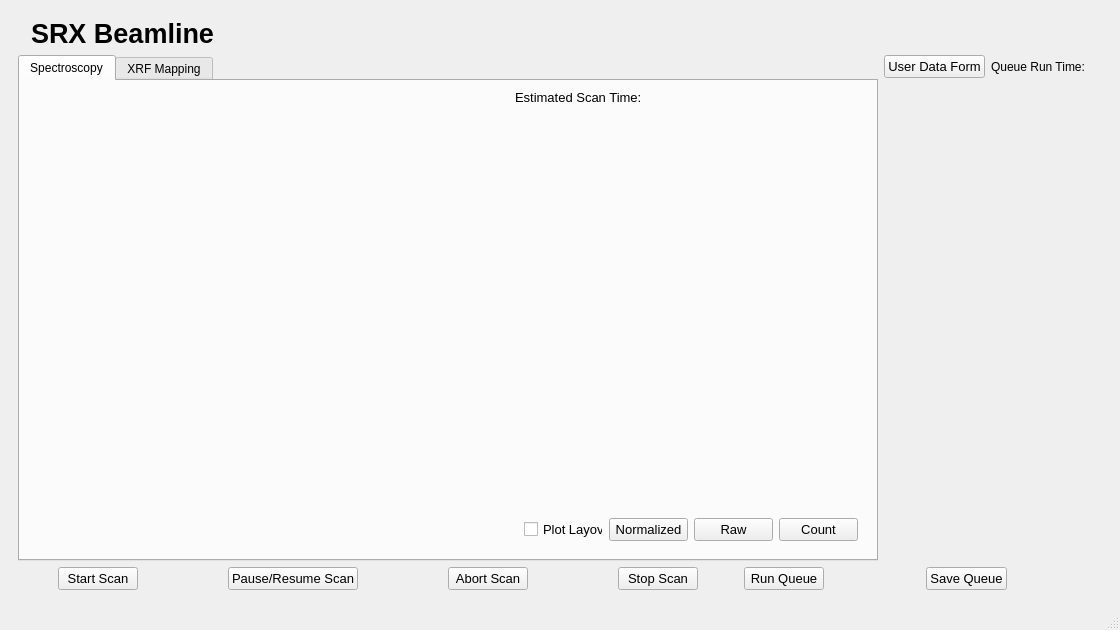
<?xml version="1.0" encoding="UTF-8"?>
<ui version="4.0">
 <class>MainWindow</class>
 <widget class="QMainWindow" name="MainWindow">
  <property name="geometry">
   <rect>
    <x>0</x>
    <y>0</y>
    <width>1120</width>
    <height>630</height>
   </rect>
  </property>
  <property name="sizePolicy">
   <sizepolicy hsizetype="MinimumExpanding" vsizetype="MinimumExpanding">
    <horstretch>0</horstretch>
    <verstretch>0</verstretch>
   </sizepolicy>
  </property>
  <property name="minimumSize">
   <size>
    <width>1120</width>
    <height>630</height>
   </size>
  </property>
  <property name="windowTitle">
   <string>MainWindow</string>
  </property>
  <widget class="QWidget" name="centralwidget">
   <layout class="QVBoxLayout" name="verticalLayout">
    <item>
     <widget class="QStackedWidget" name="stackedWidget">
      <property name="currentIndex">
       <number>1</number>
      </property>
      <widget class="QWidget" name="page">
       <layout class="QVBoxLayout" name="verticalLayout_2">
        <item>
         <layout class="QHBoxLayout" name="horizontalLayout_5">
          <property name="sizeConstraint">
           <enum>QLayout::SetDefaultConstraint</enum>
          </property>
          <item>
           <widget class="QLabel" name="label_9">
            <property name="text">
             <string/>
            </property>
            <property name="pixmap">
             <pixmap>5-ID2.png</pixmap>
            </property>
           </widget>
          </item>
          <item>
           <widget class="QLabel" name="label">
            <property name="font">
             <font>
              <pointsize>20</pointsize>
              <weight>75</weight>
              <bold>true</bold>
             </font>
            </property>
            <property name="text">
             <string>SRX Beamline </string>
            </property>
           </widget>
          </item>
          <item>
           <spacer name="horizontalSpacer_9">
            <property name="orientation">
             <enum>Qt::Horizontal</enum>
            </property>
            <property name="sizeHint" stdset="0">
             <size>
              <width>40</width>
              <height>20</height>
             </size>
            </property>
           </spacer>
          </item>
          <item>
           <widget class="QLabel" name="label_10">
            <property name="text">
             <string/>
            </property>
            <property name="pixmap">
             <pixmap>nsls-ii.png</pixmap>
            </property>
           </widget>
          </item>
         </layout>
        </item>
        <item>
         <widget class="Metadata" name="widget" native="true">
          <property name="sizePolicy">
           <sizepolicy hsizetype="MinimumExpanding" vsizetype="MinimumExpanding">
            <horstretch>0</horstretch>
            <verstretch>0</verstretch>
           </sizepolicy>
          </property>
          <property name="minimumSize">
           <size>
            <width>1120</width>
            <height>450</height>
           </size>
          </property>
         </widget>
        </item>
        <item>
         <layout class="QHBoxLayout" name="horizontalLayout_3">
          <item>
           <spacer name="horizontalSpacer_3">
            <property name="orientation">
             <enum>Qt::Horizontal</enum>
            </property>
            <property name="sizeHint" stdset="0">
             <size>
              <width>40</width>
              <height>20</height>
             </size>
            </property>
           </spacer>
          </item>
          <item>
           <widget class="QPushButton" name="submit">
            <property name="text">
             <string>Submit</string>
            </property>
           </widget>
          </item>
          <item>
           <spacer name="horizontalSpacer_4">
            <property name="orientation">
             <enum>Qt::Horizontal</enum>
            </property>
            <property name="sizeHint" stdset="0">
             <size>
              <width>40</width>
              <height>20</height>
             </size>
            </property>
           </spacer>
          </item>
         </layout>
        </item>
       </layout>
      </widget>
      <widget class="QWidget" name="page_2">
       <layout class="QVBoxLayout" name="verticalLayout_4">
        <item>
         <layout class="QHBoxLayout" name="horizontalLayout_6">
          <property name="sizeConstraint">
           <enum>QLayout::SetDefaultConstraint</enum>
          </property>
          <item>
           <widget class="QLabel" name="label_11">
            <property name="text">
             <string/>
            </property>
            <property name="pixmap">
             <pixmap>5-ID2.png</pixmap>
            </property>
           </widget>
          </item>
          <item>
           <widget class="QLabel" name="label_2">
            <property name="font">
             <font>
              <pointsize>20</pointsize>
              <weight>75</weight>
              <bold>true</bold>
             </font>
            </property>
            <property name="text">
             <string>SRX Beamline </string>
            </property>
           </widget>
          </item>
          <item>
           <spacer name="horizontalSpacer_10">
            <property name="orientation">
             <enum>Qt::Horizontal</enum>
            </property>
            <property name="sizeHint" stdset="0">
             <size>
              <width>40</width>
              <height>20</height>
             </size>
            </property>
           </spacer>
          </item>
          <item>
           <widget class="QLabel" name="label_12">
            <property name="text">
             <string/>
            </property>
            <property name="pixmap">
             <pixmap>nsls-ii.png</pixmap>
            </property>
           </widget>
          </item>
         </layout>
        </item>
        <item>
         <layout class="QHBoxLayout" name="horizontalLayout">
          <item>
           <widget class="QTabWidget" name="tabWidget">
            <property name="sizePolicy">
             <sizepolicy hsizetype="MinimumExpanding" vsizetype="MinimumExpanding">
              <horstretch>0</horstretch>
              <verstretch>0</verstretch>
             </sizepolicy>
            </property>
            <property name="minimumSize">
             <size>
              <width>850</width>
              <height>415</height>
             </size>
            </property>
            <property name="currentIndex">
             <number>0</number>
            </property>
            <widget class="QWidget" name="tab">
             <attribute name="title">
              <string>Spectroscopy</string>
             </attribute>
             <layout class="QHBoxLayout" name="horizontalLayout_10">
              <item>
               <widget class="Spectroscopy" name="widget_3" native="true">
                <property name="sizePolicy">
                 <sizepolicy hsizetype="MinimumExpanding" vsizetype="MinimumExpanding">
                  <horstretch>0</horstretch>
                  <verstretch>0</verstretch>
                 </sizepolicy>
                </property>
                <property name="minimumSize">
                 <size>
                  <width>480</width>
                  <height>370</height>
                 </size>
                </property>
               </widget>
              </item>
              <item>
               <layout class="QVBoxLayout" name="verticalLayout_6">
                <item>
                 <layout class="QHBoxLayout" name="horizontalLayout_8">
                  <item>
                   <widget class="QLabel" name="label_5">
                    <property name="font">
                     <font>
                      <pointsize>10</pointsize>
                     </font>
                    </property>
                    <property name="text">
                     <string>Estimated Scan Time:</string>
                    </property>
                   </widget>
                  </item>
                  <item>
                   <widget class="QLabel" name="scan_time">
                    <property name="text">
                     <string/>
                    </property>
                   </widget>
                  </item>
                 </layout>
                </item>
                <item>
                 <widget class="QStackedWidget" name="stackedWidget_5">
                  <property name="sizePolicy">
                   <sizepolicy hsizetype="MinimumExpanding" vsizetype="MinimumExpanding">
                    <horstretch>0</horstretch>
                    <verstretch>0</verstretch>
                   </sizepolicy>
                  </property>
                  <property name="minimumSize">
                   <size>
                    <width>350</width>
                    <height>350</height>
                   </size>
                  </property>
                  <property name="currentIndex">
                   <number>0</number>
                  </property>
                  <widget class="QWidget" name="page_11">
                   <layout class="QVBoxLayout" name="verticalLayout_9">
                    <item>
                     <widget class="Canvas" name="results" native="true">
                      <property name="sizePolicy">
                       <sizepolicy hsizetype="MinimumExpanding" vsizetype="MinimumExpanding">
                        <horstretch>0</horstretch>
                        <verstretch>0</verstretch>
                       </sizepolicy>
                      </property>
                     </widget>
                    </item>
                    <item>
                     <layout class="QHBoxLayout" name="horizontalLayout_15">
                      <item>
                       <widget class="QCheckBox" name="plot_layover">
                        <property name="font">
                         <font>
                          <pointsize>10</pointsize>
                         </font>
                        </property>
                        <property name="text">
                         <string>Plot Layover</string>
                        </property>
                       </widget>
                      </item>
                      <item>
                       <widget class="QPushButton" name="normalized1">
                        <property name="font">
                         <font>
                          <pointsize>10</pointsize>
                         </font>
                        </property>
                        <property name="text">
                         <string>Normalized</string>
                        </property>
                       </widget>
                      </item>
                      <item>
                       <widget class="QPushButton" name="raw1">
                        <property name="font">
                         <font>
                          <pointsize>10</pointsize>
                         </font>
                        </property>
                        <property name="text">
                         <string>Raw</string>
                        </property>
                       </widget>
                      </item>
                      <item>
                       <widget class="QPushButton" name="count1">
                        <property name="font">
                         <font>
                          <pointsize>10</pointsize>
                         </font>
                        </property>
                        <property name="text">
                         <string>Count</string>
                        </property>
                       </widget>
                      </item>
                     </layout>
                    </item>
                   </layout>
                  </widget>
                  <widget class="QWidget" name="page_12">
                   <layout class="QVBoxLayout" name="verticalLayout_7">
                    <item>
                     <widget class="Canvas" name="results_2" native="true">
                      <property name="sizePolicy">
                       <sizepolicy hsizetype="MinimumExpanding" vsizetype="MinimumExpanding">
                        <horstretch>0</horstretch>
                        <verstretch>0</verstretch>
                       </sizepolicy>
                      </property>
                     </widget>
                    </item>
                    <item>
                     <layout class="QHBoxLayout" name="horizontalLayout_16">
                      <item>
                       <widget class="QCheckBox" name="plot_layover_2">
                        <property name="font">
                         <font>
                          <pointsize>10</pointsize>
                         </font>
                        </property>
                        <property name="text">
                         <string>Plot Layover</string>
                        </property>
                       </widget>
                      </item>
                      <item>
                       <widget class="QPushButton" name="normalized2">
                        <property name="font">
                         <font>
                          <pointsize>10</pointsize>
                         </font>
                        </property>
                        <property name="text">
                         <string>Normalized</string>
                        </property>
                       </widget>
                      </item>
                      <item>
                       <widget class="QPushButton" name="raw2">
                        <property name="font">
                         <font>
                          <pointsize>10</pointsize>
                         </font>
                        </property>
                        <property name="text">
                         <string>Raw</string>
                        </property>
                       </widget>
                      </item>
                      <item>
                       <widget class="QPushButton" name="count2">
                        <property name="font">
                         <font>
                          <pointsize>10</pointsize>
                         </font>
                        </property>
                        <property name="text">
                         <string>Count</string>
                        </property>
                       </widget>
                      </item>
                     </layout>
                    </item>
                   </layout>
                  </widget>
                  <widget class="QWidget" name="page_13">
                   <layout class="QVBoxLayout" name="verticalLayout_8">
                    <item>
                     <widget class="Canvas" name="results_3" native="true">
                      <property name="sizePolicy">
                       <sizepolicy hsizetype="MinimumExpanding" vsizetype="MinimumExpanding">
                        <horstretch>0</horstretch>
                        <verstretch>0</verstretch>
                       </sizepolicy>
                      </property>
                     </widget>
                    </item>
                    <item>
                     <layout class="QHBoxLayout" name="horizontalLayout_17">
                      <item>
                       <widget class="QCheckBox" name="plot_layover_3">
                        <property name="font">
                         <font>
                          <pointsize>10</pointsize>
                         </font>
                        </property>
                        <property name="text">
                         <string>Plot Layover</string>
                        </property>
                       </widget>
                      </item>
                      <item>
                       <widget class="QPushButton" name="normalized3">
                        <property name="font">
                         <font>
                          <pointsize>10</pointsize>
                         </font>
                        </property>
                        <property name="text">
                         <string>Normalized</string>
                        </property>
                       </widget>
                      </item>
                      <item>
                       <widget class="QPushButton" name="raw3">
                        <property name="font">
                         <font>
                          <pointsize>10</pointsize>
                         </font>
                        </property>
                        <property name="text">
                         <string>Raw</string>
                        </property>
                       </widget>
                      </item>
                      <item>
                       <widget class="QPushButton" name="count3">
                        <property name="font">
                         <font>
                          <pointsize>10</pointsize>
                         </font>
                        </property>
                        <property name="text">
                         <string>Count</string>
                        </property>
                       </widget>
                      </item>
                     </layout>
                    </item>
                   </layout>
                  </widget>
                 </widget>
                </item>
               </layout>
              </item>
             </layout>
            </widget>
            <widget class="QWidget" name="tab_2">
             <attribute name="title">
              <string>XRF Mapping</string>
             </attribute>
             <layout class="QHBoxLayout" name="horizontalLayout_9">
              <item>
               <widget class="Window_" name="widget_4" native="true">
                <property name="sizePolicy">
                 <sizepolicy hsizetype="MinimumExpanding" vsizetype="MinimumExpanding">
                  <horstretch>0</horstretch>
                  <verstretch>0</verstretch>
                 </sizepolicy>
                </property>
                <property name="minimumSize">
                 <size>
                  <width>600</width>
                  <height>0</height>
                 </size>
                </property>
               </widget>
              </item>
              <item>
               <layout class="QVBoxLayout" name="verticalLayout_5">
                <item>
                 <layout class="QHBoxLayout" name="horizontalLayout_2">
                  <property name="spacing">
                   <number>2</number>
                  </property>
                  <item>
                   <widget class="QLabel" name="label_4">
                    <property name="font">
                     <font>
                      <family>Times New Roman</family>
                      <pointsize>10</pointsize>
                      <weight>75</weight>
                      <bold>true</bold>
                     </font>
                    </property>
                    <property name="frameShape">
                     <enum>QFrame::Panel</enum>
                    </property>
                    <property name="frameShadow">
                     <enum>QFrame::Sunken</enum>
                    </property>
                    <property name="lineWidth">
                     <number>5</number>
                    </property>
                    <property name="text">
                     <string>  Estimated Scan Time(sec): </string>
                    </property>
                    <property name="alignment">
                     <set>Qt::AlignBottom|Qt::AlignHCenter</set>
                    </property>
                   </widget>
                  </item>
                  <item>
                   <widget class="QLabel" name="es_time">
                    <property name="sizePolicy">
                     <sizepolicy hsizetype="Preferred" vsizetype="Maximum">
                      <horstretch>0</horstretch>
                      <verstretch>0</verstretch>
                     </sizepolicy>
                    </property>
                    <property name="font">
                     <font>
                      <family>Times New Roman</family>
                      <pointsize>10</pointsize>
                      <weight>75</weight>
                      <bold>true</bold>
                     </font>
                    </property>
                    <property name="frameShape">
                     <enum>QFrame::Panel</enum>
                    </property>
                    <property name="frameShadow">
                     <enum>QFrame::Sunken</enum>
                    </property>
                    <property name="lineWidth">
                     <number>5</number>
                    </property>
                    <property name="text">
                     <string/>
                    </property>
                   </widget>
                  </item>
                 </layout>
                </item>
                <item>
                 <widget class="Canvas" name="map_" native="true">
                  <property name="sizePolicy">
                   <sizepolicy hsizetype="MinimumExpanding" vsizetype="MinimumExpanding">
                    <horstretch>0</horstretch>
                    <verstretch>0</verstretch>
                   </sizepolicy>
                  </property>
                  <property name="minimumSize">
                   <size>
                    <width>150</width>
                    <height>330</height>
                   </size>
                  </property>
                  <property name="font">
                   <font>
                    <family>Times New Roman</family>
                    <pointsize>11</pointsize>
                    <weight>75</weight>
                    <bold>true</bold>
                   </font>
                  </property>
                 </widget>
                </item>
               </layout>
              </item>
             </layout>
            </widget>
           </widget>
          </item>
          <item>
           <layout class="QVBoxLayout" name="verticalLayout_3">
            <item>
             <layout class="QHBoxLayout" name="horizontalLayout_18">
              <item>
               <widget class="QPushButton" name="userdataform">
                <property name="font">
                 <font>
                  <pointsize>10</pointsize>
                 </font>
                </property>
                <property name="text">
                 <string>User Data Form</string>
                </property>
               </widget>
              </item>
              <item>
               <widget class="QLabel" name="label_3">
                <property name="text">
                 <string>Queue Run Time: </string>
                </property>
               </widget>
              </item>
              <item>
               <widget class="QLabel" name="label_13">
                <property name="text">
                 <string/>
                </property>
               </widget>
              </item>
             </layout>
            </item>
            <item>
             <widget class="Queue" name="widget_2" native="true">
              <property name="sizePolicy">
               <sizepolicy hsizetype="MinimumExpanding" vsizetype="MinimumExpanding">
                <horstretch>0</horstretch>
                <verstretch>0</verstretch>
               </sizepolicy>
              </property>
              <property name="minimumSize">
               <size>
                <width>200</width>
                <height>400</height>
               </size>
              </property>
             </widget>
            </item>
           </layout>
          </item>
         </layout>
        </item>
        <item>
         <layout class="QHBoxLayout" name="horizontalLayout_4">
          <item>
           <layout class="QHBoxLayout" name="horizontalLayout_12">
            <property name="spacing">
             <number>50</number>
            </property>
            <property name="sizeConstraint">
             <enum>QLayout::SetMinimumSize</enum>
            </property>
            <item>
             <spacer name="horizontalSpacer_7">
              <property name="orientation">
               <enum>Qt::Horizontal</enum>
              </property>
              <property name="sizeHint" stdset="0">
               <size>
                <width>40</width>
                <height>20</height>
               </size>
              </property>
             </spacer>
            </item>
            <item>
             <widget class="QPushButton" name="start_scan">
              <property name="font">
               <font>
                <pointsize>10</pointsize>
               </font>
              </property>
              <property name="text">
               <string>Start Scan</string>
              </property>
             </widget>
            </item>
            <item>
             <spacer name="horizontalSpacer_5">
              <property name="orientation">
               <enum>Qt::Horizontal</enum>
              </property>
              <property name="sizeHint" stdset="0">
               <size>
                <width>40</width>
                <height>20</height>
               </size>
              </property>
             </spacer>
            </item>
            <item>
             <widget class="QPushButton" name="pause_resume_scan">
              <property name="font">
               <font>
                <pointsize>10</pointsize>
               </font>
              </property>
              <property name="text">
               <string>Pause/Resume Scan</string>
              </property>
             </widget>
            </item>
            <item>
             <spacer name="horizontalSpacer_6">
              <property name="orientation">
               <enum>Qt::Horizontal</enum>
              </property>
              <property name="sizeHint" stdset="0">
               <size>
                <width>40</width>
                <height>20</height>
               </size>
              </property>
             </spacer>
            </item>
            <item>
             <widget class="QPushButton" name="abort_scan">
              <property name="font">
               <font>
                <pointsize>10</pointsize>
               </font>
              </property>
              <property name="text">
               <string>Abort Scan</string>
              </property>
             </widget>
            </item>
            <item>
             <spacer name="horizontalSpacer_8">
              <property name="orientation">
               <enum>Qt::Horizontal</enum>
              </property>
              <property name="sizeHint" stdset="0">
               <size>
                <width>40</width>
                <height>20</height>
               </size>
              </property>
             </spacer>
            </item>
            <item>
             <widget class="QPushButton" name="stop_scan">
              <property name="font">
               <font>
                <pointsize>10</pointsize>
               </font>
              </property>
              <property name="text">
               <string>Stop Scan</string>
              </property>
             </widget>
            </item>
            <item>
             <spacer name="horizontalSpacer_11">
              <property name="orientation">
               <enum>Qt::Horizontal</enum>
              </property>
              <property name="sizeHint" stdset="0">
               <size>
                <width>40</width>
                <height>20</height>
               </size>
              </property>
             </spacer>
            </item>
           </layout>
          </item>
          <item>
           <layout class="QHBoxLayout" name="horizontalLayout_7"/>
          </item>
          <item>
           <layout class="QHBoxLayout" name="horizontalLayout_11">
            <item>
             <widget class="QPushButton" name="run_queue">
              <property name="font">
               <font>
                <pointsize>10</pointsize>
               </font>
              </property>
              <property name="text">
               <string>Run Queue</string>
              </property>
             </widget>
            </item>
            <item>
             <spacer name="horizontalSpacer_13">
              <property name="orientation">
               <enum>Qt::Horizontal</enum>
              </property>
              <property name="sizeHint" stdset="0">
               <size>
                <width>60</width>
                <height>20</height>
               </size>
              </property>
             </spacer>
            </item>
            <item>
             <widget class="QPushButton" name="save_queue">
              <property name="font">
               <font>
                <pointsize>10</pointsize>
               </font>
              </property>
              <property name="text">
               <string>Save Queue</string>
              </property>
             </widget>
            </item>
            <item>
             <spacer name="horizontalSpacer_14">
              <property name="orientation">
               <enum>Qt::Horizontal</enum>
              </property>
              <property name="sizeHint" stdset="0">
               <size>
                <width>60</width>
                <height>20</height>
               </size>
              </property>
             </spacer>
            </item>
           </layout>
          </item>
         </layout>
        </item>
       </layout>
      </widget>
     </widget>
    </item>
   </layout>
  </widget>
  <widget class="QMenuBar" name="menubar">
   <property name="geometry">
    <rect>
     <x>0</x>
     <y>0</y>
     <width>1120</width>
     <height>21</height>
    </rect>
   </property>
  </widget>
  <widget class="QStatusBar" name="statusbar"/>
 </widget>
 <customwidgets>
  <customwidget>
   <class>Canvas</class>
   <extends>QWidget</extends>
   <header>canvas.h</header>
   <container>1</container>
  </customwidget>
  <customwidget>
   <class>Metadata</class>
   <extends>QWidget</extends>
   <header>Metadata.h</header>
   <container>1</container>
  </customwidget>
  <customwidget>
   <class>Queue</class>
   <extends>QWidget</extends>
   <header>Queue.h</header>
   <container>1</container>
  </customwidget>
  <customwidget>
   <class>Spectroscopy</class>
   <extends>QWidget</extends>
   <header>Spectroscopy.h</header>
   <container>1</container>
  </customwidget>
  <customwidget>
   <class>Window_</class>
   <extends>QWidget</extends>
   <header>Window_.h</header>
   <container>1</container>
  </customwidget>
 </customwidgets>
 <resources/>
 <connections/>
</ui>
